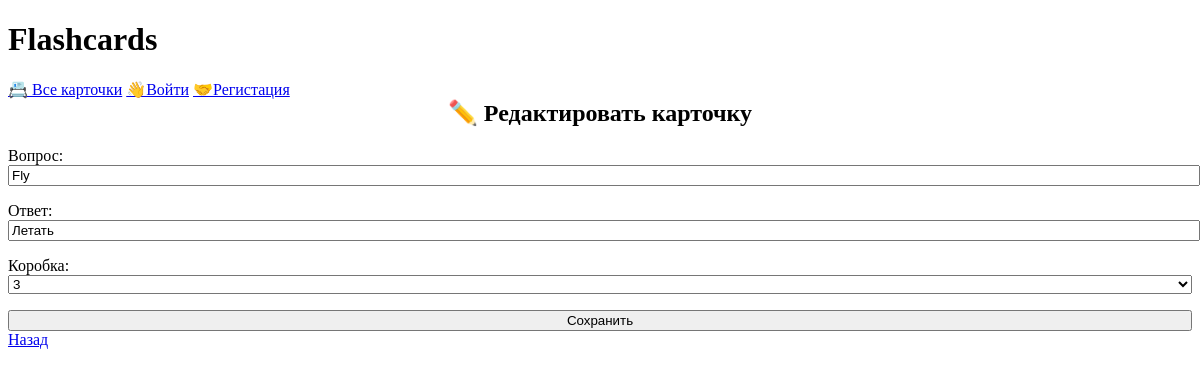
The page /edit/3 on the database its author committed.
### cards/models.py (models this page shows, shortened)
class Card(models.Model):
    question = models.CharField(verbose_name='Вопрос', max_length=100)
    answer = models.CharField(verbose_name='Ответ', max_length=100)
    box = models.IntegerField(
        verbose_name='Коробка',
        choices=zip(BOXES, BOXES),
        default=BOXES[0],
    )
    date_created = models.DateTimeField(verbose_name='Дата', auto_now_add=True)
    owner = models.ForeignKey(user, on_delete=models.CASCADE, verbose_name='Владелец')

### cards/views.py (the view)
# urls.py: path('edit/<int:pk>', views.CardUpdateView.as_view(), name="card-update"),
class CardUpdateView(CardCreateView, generic.UpdateView):
    success_url = reverse_lazy("card-list")

### cards/templates/cards/create_card.html (shortened to what this page needs)
{% extends "base.html" %}
{% block content %}
    <div class="container">
    {% if card %}
        <h2>✏️ Редактировать карточку</h2>
    {% else %}
        <h2>✨ Новая карточка</h2>
    {% endif %}
    <form method="post">
        {{ form.as_p }}
        <input type="submit" value="Сохранить">
    </form>
    <a href="{% url 'card-list' %}">
        Назад
    </a>
    </div>
{% endblock %}

### static/css/style.css (style rules this page uses)
:root { --accent: #48ad55; --accent-bg: white; --bg: #fff; --text: #212121; --text-light: #585858; --border: #d8dae1; --code: #d81b60; --preformatted: #444; --marked: #d9c27f; }
h2 { text-align: center; }
h2, h4 { margin-top: 0; }
input, select, textarea { width: 100%; }

### rows shown on the page
Card: question "Fly", answer "Летать", box "3"
